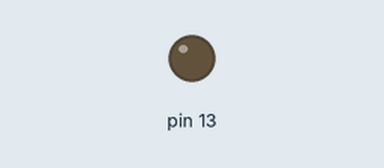
Simulated run of this sketch. Board: Arduino Uno, built with avr-gcc and run on an emulated ATmega328P. Shown: output pins drawn as LEDs (lit = HIGH).

Above: at 0.9 s.
At 7.6 s:
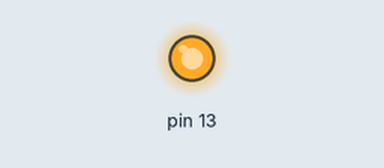
Timing chart, 0 to 8.1 s (numbered marks = the images above):
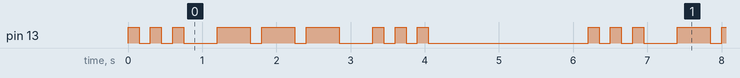

Measured:
- by itself, pin 13: repeats every 6.2 s: 2 × (LOW 0.15 s, HIGH 0.15 s), LOW 0.45 s, 2 × (HIGH 0.45 s, LOW 0.15 s), HIGH 0.45 s, LOW 0.45 s, 2 × (HIGH 0.15 s, LOW 0.15 s), HIGH 0.15 s, LOW 2.2 s, HIGH 0.15 s
- by itself, everything shown: repeats every 6.2 s, in 18 steps

The sketch:

Blink.ino
```cpp
void setup() {
  pinMode(13, OUTPUT);
}

void loop() {
  blinkSOS();  // режим SOS
}

void blinkSOS() {
  // Три коротких (S)
  for (int i = 0; i < 3; i++) {
    digitalWrite(13, HIGH);
    delay(150);
    digitalWrite(13, LOW);
    delay(150);
  }

  delay(300); // пауза между буквами

  // Три длинных (O)
  for (int i = 0; i < 3; i++) {
    digitalWrite(13, HIGH);
    delay(450);
    digitalWrite(13, LOW);
    delay(150);
  }

  delay(300); // пауза между буквами

  // Три коротких (S)
  for (int i = 0; i < 3; i++) {
    digitalWrite(13, HIGH);
    delay(150);
    digitalWrite(13, LOW);
    delay(150);
  }

  delay(2000); // пауза перед повтором
}
```
